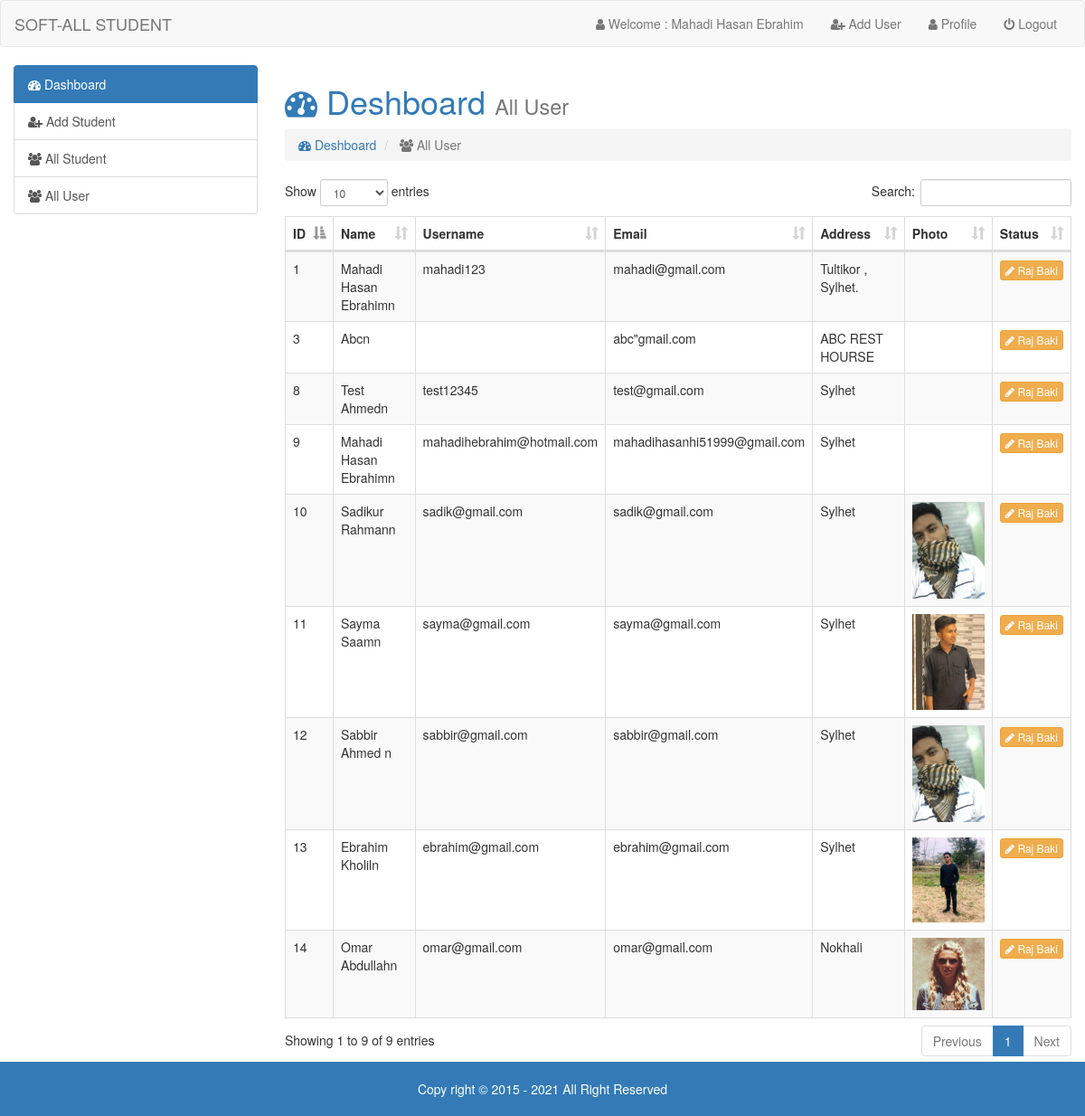
The page /admin/index.php?page=all-user (signed in) on the database its author committed.
### tables this page shows
CREATE TABLE `user` (
  `id` int(11) NOT NULL,
  `name` varchar(50) NOT NULL,
  `email` varchar(50) NOT NULL,
  `username` varchar(50) NOT NULL,
  `password` varchar(32) NOT NULL,
  `address` varchar(200) NOT NULL,
  `photo` varchar(300) NOT NULL,
  `status` varchar(50) NOT NULL,
  `date_time` timestamp NOT NULL DEFAULT current_timestamp()
);

### admin/all-user.php (the view, shortened to what this page needs)
<h1 class='text-primary'> <i class='fa fa-dashboard'></i> Deshboard <small> All User </small> </h1>
<ol class="breadcrumb">
    <li> <a href="index.php?page=dashboard">  <i class='fa fa-dashboard'></i> Deshboard</a></li>
    <li class="active"> <i class='fa fa-users'></i> All User</li>
</ol>
<div class="table-responsive">
    <table id='allstudent' class=' table table-bordered table-hover table-striped '>
        <thead>
            <tr>
                <th>ID</th>
                <th>Name</th>
                <th>Username</th>
                <th>Email</th>
                <th>Address</th>
                <th>Photo</th>
                <th>Status</th>
            </tr>
        </thead>
        <tbody>
            <?php
            $sql_all_student = "SELECT * FROM `user`  ORDER BY id DESC";
            $db_info = mysqli_query($link, $sql_all_student);
            while ($row = mysqli_fetch_assoc($db_info)) {
            ?>
                <tr>
                    <td><?php echo $row['id']; ?></td>
                    <td><?php echo  ucwords($row['name']) ; ?>n</td>
                    <td><?php echo $row['username']; ?></td>
                    <td><?php echo $row['email']; ?></td>
                    <td><?php echo ucwords($row['address']); ?></td>
                    <td><img style="width:80px;" src="uppicture/<?php echo $row['photo']; ?>" alt=""></td>
                    <td>
                        <a href="index.php?page=all-user&id=<?php echo $row['id'] ; ?>" class="btn btn-xs btn-warning"> <i class='fa fa-pencil'></i> Raj Baki</a>
                    </td>
                </tr>
            <?php
            }
            ?>
        </tbody>
    </table>
</div>

### admin/index.php (shortened to what this page needs)
<!DOCTYPE html>
<html lang="en">
<head>
    <link href="../css/bootstrap.min.css" rel="stylesheet">
    <link href="../css/dataTables.bootstrap.min.css" rel="stylesheet">
    <link href="../css/font-awesome.min.css" rel="stylesheet">
    <link href="../css/style.css" rel="stylesheet">
</head>
<body>
    <nav class="navbar navbar-default">
        <div class="container-fluid">
            <div class="navbar-header">
                <a class="navbar-brand" href="index.php">SOFT-ALL STUDENT</a>
            </div>
            <div class="collapse navbar-collapse" id="bs-example-navbar-collapse-1">
                <ul class="nav navbar-nav navbar-right">
                    <li><a href="index.php?page=user-profile"> <i class='fa fa-user'></i> Welcome : Mahadi Hasan Ebrahim </a></li>
                    <li><a href="registration.php"> <i class='fa fa-user-plus'></i> Add User </a></li>
                    <li><a href="index.php?page=user-profile"> <i class='fa fa-user'></i> Profile </a></li>
                    <li><a href="logout.php"> <i class='fa fa-power-off'></i> Logout</a></li>
                </ul>
            </div>
        </div>
    </nav>
    <div class="container-fluid">
        <div class="row">
            <div class="col-md-3">
                <div class="list-group">
                    <a href="index.php?page=dashboard" class="list-group-item active">
                        <i class='fa fa-dashboard'></i> Dashboard
                    </a>
                    <a href="index.php?page=add-student" class="list-group-item"> <i class='fa fa-user-plus'></i> Add Student</a>
                    <a href="index.php?page=all-student" class="list-group-item"> <i class='fa fa-users'></i> All Student</a>
                    <a href="index.php?page=all-user" class="list-group-item"> <i class='fa fa-users'></i> All User </a>
                </div>
            </div>
            <div class="col-md-9">
                <div class='content'>
                    <?php
                        if(isset($_GET['page'])){
                            $pages = $_GET['page'].'.'.'php';
                        }else{
                            $pages = 'dashboard.php';
                        }
                        if(file_exists($pages)){
                            require_once $pages;
                        }else{
                            require_once('404.php');
                        }
                    ?>
                </div>
            </div>
        </div>
    </div>
    <footer class='down'>
        <p>Copy right &copy; 2015 - <?php echo date('Y'); ?> All Right Reserved</p>
    </footer>
</body>
</html>

### css/style.css (style rules this page uses)
.down { background-color: #337ab7; padding: 20px 0; text-align: center; }
.content { min-height: 570px;; }
.down p { margin: 0; color: white; }

### rows shown on the page
user: id "14", name "Omar Abdullah", username "omar@gmail.com", email "omar@gmail.com", address "Nokhali", photo (picture)
user: id "13", name "Ebrahim Kholil", username "ebrahim@gmail.com", email "ebrahim@gmail.com", address "Sylhet", photo (picture)
user: id "12", name "Sabbir Ahmed", username "sabbir@gmail.com", email "sabbir@gmail.com", address "Sylhet", photo (picture)
user: id "11", name "Sayma Saam", username "sayma@gmail.com", email "sayma@gmail.com", address "Sylhet", photo (picture)
user: id "10", name "Sadikur Rahman", username "sadik@gmail.com", email "sadik@gmail.com", address "Sylhet", photo (picture)
user: id "9", name "Mahadi Hasan Ebrahim", username "mahadihebrahim@hotmail.com", email "mahadihasanhi51999@gmail.com", address "Sylhet"
user: id "8", name "Test Ahmed", username "test12345", email "test@gmail.com", address "Sylhet"
user: id "3", name "Abc", email "abc\"gmail.com", address "ABC REST HOURSE"
user: id "1", name "Mahadi Hasan Ebrahim", username "mahadi123", email "mahadi@gmail.com", address "Tultikor , Sylhet."
